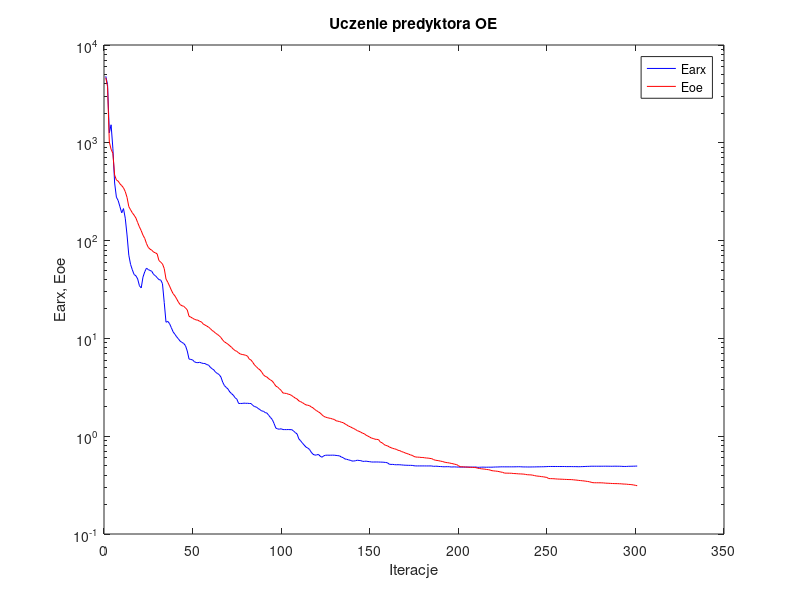
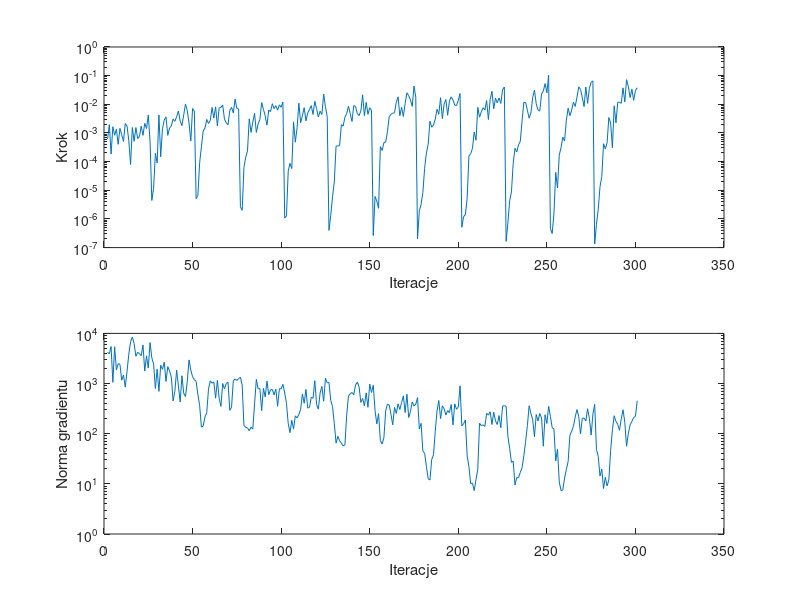

MATLAB code to generate these figures, in order:
%uczenie predyktora oe
clear all;
n=0; farx(n+1)=4.787168e+003; foe(n+1)=4.623986e+003; wspucz(n+1)=0.000000e+000; ng(n+1)=0.000000e+000;
%odnowa zmiennej metryki
n=1; farx(n+1)=3.948947e+003; foe(n+1)=3.751051e+003; krok(n+1)=6.130864e-004; ng(n+1)=4.209807e+003;
n=2; farx(n+1)=1.263560e+003; foe(n+1)=1.018052e+003; krok(n+1)=1.956257e-003; ng(n+1)=3.923367e+003;
n=3; farx(n+1)=1.528793e+003; foe(n+1)=8.594165e+002; krok(n+1)=1.848518e-004; ng(n+1)=5.475969e+003;
n=4; farx(n+1)=8.801839e+002; foe(n+1)=7.805429e+002; krok(n+1)=1.651654e-003; ng(n+1)=1.056757e+003;
n=5; farx(n+1)=3.879613e+002; foe(n+1)=4.683499e+002; krok(n+1)=8.336543e-004; ng(n+1)=5.417887e+003;
n=6; farx(n+1)=2.779966e+002; foe(n+1)=4.163839e+002; krok(n+1)=1.338974e-003; ng(n+1)=1.859753e+003;
n=7; farx(n+1)=2.567500e+002; foe(n+1)=4.053973e+002; krok(n+1)=4.017841e-004; ng(n+1)=2.495689e+003;
n=8; farx(n+1)=2.218521e+002; foe(n+1)=3.809577e+002; krok(n+1)=1.457199e-003; ng(n+1)=2.419482e+003;
n=9; farx(n+1)=1.922803e+002; foe(n+1)=3.645767e+002; krok(n+1)=8.687921e-004; ng(n+1)=1.168141e+003;
n=10; farx(n+1)=2.124625e+002; foe(n+1)=3.465131e+002; krok(n+1)=5.053235e-004; ng(n+1)=1.476867e+003;
n=11; farx(n+1)=1.694558e+002; foe(n+1)=3.171198e+002; krok(n+1)=2.141103e-003; ng(n+1)=8.492298e+002;
n=12; farx(n+1)=1.141713e+002; foe(n+1)=2.768657e+002; krok(n+1)=1.757317e-003; ng(n+1)=1.748859e+003;
n=13; farx(n+1)=7.094965e+001; foe(n+1)=2.225561e+002; krok(n+1)=5.302150e-004; ng(n+1)=3.851084e+003;
n=14; farx(n+1)=5.707611e+001; foe(n+1)=2.065099e+002; krok(n+1)=7.961977e-005; ng(n+1)=6.821335e+003;
n=15; farx(n+1)=5.025585e+001; foe(n+1)=1.922956e+002; krok(n+1)=1.548092e-003; ng(n+1)=8.421256e+003;
n=16; farx(n+1)=4.497671e+001; foe(n+1)=1.819087e+002; krok(n+1)=5.113081e-004; ng(n+1)=6.275313e+003;
n=17; farx(n+1)=4.371785e+001; foe(n+1)=1.703233e+002; krok(n+1)=1.548346e-003; ng(n+1)=3.492959e+003;
n=18; farx(n+1)=4.056885e+001; foe(n+1)=1.529478e+002; krok(n+1)=6.410357e-004; ng(n+1)=4.201902e+003;
n=19; farx(n+1)=3.454497e+001; foe(n+1)=1.381062e+002; krok(n+1)=7.499704e-004; ng(n+1)=3.945934e+003;
n=20; farx(n+1)=3.280048e+001; foe(n+1)=1.265058e+002; krok(n+1)=1.736904e-003; ng(n+1)=3.595692e+003;
n=21; farx(n+1)=4.232275e+001; foe(n+1)=1.136297e+002; krok(n+1)=8.258271e-004; ng(n+1)=5.892852e+003;
n=22; farx(n+1)=4.799873e+001; foe(n+1)=1.052626e+002; krok(n+1)=2.162140e-003; ng(n+1)=1.774710e+003;
n=23; farx(n+1)=5.233662e+001; foe(n+1)=9.313561e+001; krok(n+1)=1.427772e-003; ng(n+1)=3.560017e+003;
n=24; farx(n+1)=5.051871e+001; foe(n+1)=8.519472e+001; krok(n+1)=4.210497e-003; ng(n+1)=2.033704e+003;
n=25; farx(n+1)=4.954728e+001; foe(n+1)=8.169041e+001; krok(n+1)=5.047515e-004; ng(n+1)=6.587881e+003;
%odnowa zmiennej metryki
n=26; farx(n+1)=4.848007e+001; foe(n+1)=7.970800e+001; krok(n+1)=4.409283e-006; ng(n+1)=3.244520e+003;
n=27; farx(n+1)=4.504724e+001; foe(n+1)=7.625889e+001; krok(n+1)=1.180191e-005; ng(n+1)=2.450654e+003;
n=28; farx(n+1)=4.380842e+001; foe(n+1)=7.506413e+001; krok(n+1)=1.942746e-004; ng(n+1)=7.952235e+002;
n=29; farx(n+1)=4.179084e+001; foe(n+1)=7.318105e+001; krok(n+1)=9.012338e-005; ng(n+1)=1.935460e+003;
n=30; farx(n+1)=3.986851e+001; foe(n+1)=6.259681e+001; krok(n+1)=4.264608e-003; ng(n+1)=6.976439e+002;
n=31; farx(n+1)=3.958274e+001; foe(n+1)=6.019988e+001; krok(n+1)=1.480290e-004; ng(n+1)=2.320268e+003;
n=32; farx(n+1)=3.631695e+001; foe(n+1)=5.783652e+001; krok(n+1)=1.387045e-003; ng(n+1)=1.919582e+003;
n=33; farx(n+1)=2.329845e+001; foe(n+1)=5.177868e+001; krok(n+1)=2.813867e-003; ng(n+1)=2.666507e+003;
n=34; farx(n+1)=1.463615e+001; foe(n+1)=4.053639e+001; krok(n+1)=3.625910e-003; ng(n+1)=1.103458e+003;
n=35; farx(n+1)=1.493050e+001; foe(n+1)=3.750070e+001; krok(n+1)=8.259539e-004; ng(n+1)=2.172682e+003;
n=36; farx(n+1)=1.416333e+001; foe(n+1)=3.433839e+001; krok(n+1)=1.486749e-003; ng(n+1)=1.798770e+003;
n=37; farx(n+1)=1.288236e+001; foe(n+1)=3.116819e+001; krok(n+1)=1.750227e-003; ng(n+1)=1.347869e+003;
n=38; farx(n+1)=1.168979e+001; foe(n+1)=2.867110e+001; krok(n+1)=3.040595e-003; ng(n+1)=4.485602e+002;
n=39; farx(n+1)=1.102646e+001; foe(n+1)=2.725325e+001; krok(n+1)=2.547833e-003; ng(n+1)=7.007248e+002;
n=40; farx(n+1)=1.039306e+001; foe(n+1)=2.539226e+001; krok(n+1)=3.660956e-003; ng(n+1)=1.851959e+003;
n=41; farx(n+1)=9.894366e+000; foe(n+1)=2.348817e+001; krok(n+1)=5.852382e-003; ng(n+1)=9.008069e+002;
n=42; farx(n+1)=9.362949e+000; foe(n+1)=2.214960e+001; krok(n+1)=2.586254e-003; ng(n+1)=4.301979e+002;
n=43; farx(n+1)=9.108994e+000; foe(n+1)=2.158789e+001; krok(n+1)=1.810600e-003; ng(n+1)=1.429032e+003;
n=44; farx(n+1)=8.871542e+000; foe(n+1)=2.128332e+001; krok(n+1)=4.290347e-003; ng(n+1)=6.387677e+002;
n=45; farx(n+1)=8.428294e+000; foe(n+1)=2.049214e+001; krok(n+1)=1.012183e-002; ng(n+1)=5.520160e+002;
n=46; farx(n+1)=7.430572e+000; foe(n+1)=1.954476e+001; krok(n+1)=5.999763e-003; ng(n+1)=1.085865e+003;
n=47; farx(n+1)=6.158080e+000; foe(n+1)=1.681732e+001; krok(n+1)=2.232051e-003; ng(n+1)=2.959334e+003;
n=48; farx(n+1)=6.091350e+000; foe(n+1)=1.649860e+001; krok(n+1)=5.216764e-004; ng(n+1)=1.846478e+003;
n=49; farx(n+1)=6.033305e+000; foe(n+1)=1.608206e+001; krok(n+1)=7.100804e-003; ng(n+1)=1.371769e+003;
n=50; farx(n+1)=5.779439e+000; foe(n+1)=1.570613e+001; krok(n+1)=5.801633e-003; ng(n+1)=1.187871e+003;
%odnowa zmiennej metryki
n=51; farx(n+1)=5.669264e+000; foe(n+1)=1.544752e+001; krok(n+1)=5.112452e-006; ng(n+1)=1.110837e+003;
n=52; farx(n+1)=5.646098e+000; foe(n+1)=1.535784e+001; krok(n+1)=6.646278e-006; ng(n+1)=6.034893e+002;
n=53; farx(n+1)=5.702291e+000; foe(n+1)=1.494107e+001; krok(n+1)=9.323759e-005; ng(n+1)=3.623414e+002;
n=54; farx(n+1)=5.608364e+000; foe(n+1)=1.475872e+001; krok(n+1)=3.293253e-004; ng(n+1)=1.349208e+002;
n=55; farx(n+1)=5.545260e+000; foe(n+1)=1.404036e+001; krok(n+1)=1.185775e-003; ng(n+1)=1.424158e+002;
n=56; farx(n+1)=5.537142e+000; foe(n+1)=1.370251e+001; krok(n+1)=1.463096e-003; ng(n+1)=2.158312e+002;
n=57; farx(n+1)=5.394525e+000; foe(n+1)=1.337096e+001; krok(n+1)=2.953444e-003; ng(n+1)=2.618990e+002;
n=58; farx(n+1)=5.341878e+000; foe(n+1)=1.304209e+001; krok(n+1)=2.145173e-003; ng(n+1)=7.845112e+002;
n=59; farx(n+1)=5.072243e+000; foe(n+1)=1.261030e+001; krok(n+1)=2.742688e-003; ng(n+1)=1.129364e+003;
n=60; farx(n+1)=4.898659e+000; foe(n+1)=1.206906e+001; krok(n+1)=7.777929e-003; ng(n+1)=1.017052e+003;
n=61; farx(n+1)=4.764371e+000; foe(n+1)=1.174519e+001; krok(n+1)=3.303309e-003; ng(n+1)=1.075527e+003;
n=62; farx(n+1)=4.503331e+000; foe(n+1)=1.128803e+001; krok(n+1)=8.130648e-003; ng(n+1)=5.112547e+002;
n=63; farx(n+1)=4.381985e+000; foe(n+1)=1.099748e+001; krok(n+1)=1.772228e-003; ng(n+1)=1.157764e+003;
n=64; farx(n+1)=4.267834e+000; foe(n+1)=1.064365e+001; krok(n+1)=7.366454e-003; ng(n+1)=5.073086e+002;
n=65; farx(n+1)=4.027217e+000; foe(n+1)=1.021025e+001; krok(n+1)=7.860345e-003; ng(n+1)=3.503288e+002;
n=66; farx(n+1)=3.570767e+000; foe(n+1)=9.621964e+000; krok(n+1)=9.424758e-003; ng(n+1)=1.001585e+003;
n=67; farx(n+1)=3.288539e+000; foe(n+1)=9.210978e+000; krok(n+1)=3.040595e-003; ng(n+1)=7.818672e+002;
n=68; farx(n+1)=3.152978e+000; foe(n+1)=8.983668e+000; krok(n+1)=2.241713e-003; ng(n+1)=1.002812e+003;
n=69; farx(n+1)=3.032858e+000; foe(n+1)=8.711315e+000; krok(n+1)=1.934772e-003; ng(n+1)=1.063482e+003;
n=70; farx(n+1)=2.837071e+000; foe(n+1)=8.410242e+000; krok(n+1)=6.130766e-003; ng(n+1)=2.926345e+002;
n=71; farx(n+1)=2.725103e+000; foe(n+1)=8.112106e+000; krok(n+1)=7.805422e-003; ng(n+1)=3.376453e+002;
n=72; farx(n+1)=2.625750e+000; foe(n+1)=7.762673e+000; krok(n+1)=5.003630e-003; ng(n+1)=1.136336e+003;
n=73; farx(n+1)=2.474732e+000; foe(n+1)=7.513912e+000; krok(n+1)=1.511671e-002; ng(n+1)=1.235369e+003;
n=74; farx(n+1)=2.390303e+000; foe(n+1)=7.367268e+000; krok(n+1)=7.251821e-003; ng(n+1)=1.152331e+003;
n=75; farx(n+1)=2.160470e+000; foe(n+1)=7.112060e+000; krok(n+1)=6.854056e-003; ng(n+1)=1.254259e+003;
%odnowa zmiennej metryki
n=76; farx(n+1)=2.163122e+000; foe(n+1)=6.921331e+000; krok(n+1)=2.664616e-006; ng(n+1)=1.330907e+003;
n=77; farx(n+1)=2.161660e+000; foe(n+1)=6.850201e+000; krok(n+1)=2.005215e-006; ng(n+1)=9.338296e+002;
n=78; farx(n+1)=2.179009e+000; foe(n+1)=6.795641e+000; krok(n+1)=6.334606e-005; ng(n+1)=1.466625e+002;
n=79; farx(n+1)=2.168563e+000; foe(n+1)=6.719763e+000; krok(n+1)=1.421330e-004; ng(n+1)=1.341042e+002;
n=80; farx(n+1)=2.171553e+000; foe(n+1)=6.592165e+000; krok(n+1)=2.370460e-004; ng(n+1)=1.299361e+002;
n=81; farx(n+1)=2.161519e+000; foe(n+1)=6.150756e+000; krok(n+1)=3.111744e-003; ng(n+1)=1.149620e+002;
n=82; farx(n+1)=2.158386e+000; foe(n+1)=6.005080e+000; krok(n+1)=1.045039e-003; ng(n+1)=1.344934e+002;
n=83; farx(n+1)=2.063900e+000; foe(n+1)=5.686596e+000; krok(n+1)=2.373838e-003; ng(n+1)=1.238600e+002;
n=84; farx(n+1)=2.007585e+000; foe(n+1)=5.337957e+000; krok(n+1)=4.841655e-003; ng(n+1)=3.949913e+002;
n=85; farx(n+1)=1.985863e+000; foe(n+1)=5.140871e+000; krok(n+1)=1.043660e-003; ng(n+1)=1.209330e+003;
n=86; farx(n+1)=1.922935e+000; foe(n+1)=4.917462e+000; krok(n+1)=2.063028e-003; ng(n+1)=7.874021e+002;
n=87; farx(n+1)=1.870197e+000; foe(n+1)=4.774015e+000; krok(n+1)=2.953444e-003; ng(n+1)=7.933009e+002;
n=88; farx(n+1)=1.814513e+000; foe(n+1)=4.530812e+000; krok(n+1)=1.153579e-002; ng(n+1)=2.880339e+002;
n=89; farx(n+1)=1.798534e+000; foe(n+1)=4.247393e+000; krok(n+1)=6.669234e-003; ng(n+1)=8.032642e+002;
n=90; farx(n+1)=1.744326e+000; foe(n+1)=4.093407e+000; krok(n+1)=3.941672e-003; ng(n+1)=5.427306e+002;
n=91; farx(n+1)=1.722401e+000; foe(n+1)=4.022115e+000; krok(n+1)=1.870456e-003; ng(n+1)=1.116057e+003;
n=92; farx(n+1)=1.633646e+000; foe(n+1)=3.862990e+000; krok(n+1)=6.319511e-003; ng(n+1)=6.009229e+002;
n=93; farx(n+1)=1.552262e+000; foe(n+1)=3.757805e+000; krok(n+1)=5.548179e-003; ng(n+1)=7.457236e+002;
n=94; farx(n+1)=1.480049e+000; foe(n+1)=3.660683e+000; krok(n+1)=1.048329e-002; ng(n+1)=7.631024e+002;
n=95; farx(n+1)=1.348175e+000; foe(n+1)=3.461986e+000; krok(n+1)=7.088910e-003; ng(n+1)=5.959629e+002;
n=96; farx(n+1)=1.210121e+000; foe(n+1)=3.252396e+000; krok(n+1)=8.956895e-003; ng(n+1)=7.728267e+002;
n=97; farx(n+1)=1.188263e+000; foe(n+1)=3.181145e+000; krok(n+1)=6.255325e-003; ng(n+1)=3.525536e+002;
n=98; farx(n+1)=1.178665e+000; foe(n+1)=3.055803e+000; krok(n+1)=9.584210e-003; ng(n+1)=7.889399e+002;
n=99; farx(n+1)=1.191901e+000; foe(n+1)=2.939422e+000; krok(n+1)=7.883344e-003; ng(n+1)=7.812691e+002;
n=100; farx(n+1)=1.168642e+000; foe(n+1)=2.768226e+000; krok(n+1)=1.199493e-002; ng(n+1)=9.628091e+002;
%odnowa zmiennej metryki
n=101; farx(n+1)=1.168821e+000; foe(n+1)=2.747849e+000; krok(n+1)=1.068253e-006; ng(n+1)=6.480699e+002;
n=102; farx(n+1)=1.167936e+000; foe(n+1)=2.736502e+000; krok(n+1)=1.285434e-006; ng(n+1)=4.036903e+002;
n=103; farx(n+1)=1.169830e+000; foe(n+1)=2.691497e+000; krok(n+1)=4.765565e-005; ng(n+1)=1.580801e+002;
n=104; farx(n+1)=1.166869e+000; foe(n+1)=2.664630e+000; krok(n+1)=8.669030e-005; ng(n+1)=1.048395e+002;
n=105; farx(n+1)=1.167134e+000; foe(n+1)=2.599857e+000; krok(n+1)=5.720244e-005; ng(n+1)=1.849815e+002;
n=106; farx(n+1)=1.129545e+000; foe(n+1)=2.524918e+000; krok(n+1)=2.438216e-003; ng(n+1)=1.234988e+002;
n=107; farx(n+1)=1.088905e+000; foe(n+1)=2.450277e+000; krok(n+1)=4.770094e-004; ng(n+1)=2.271592e+002;
n=108; farx(n+1)=1.053404e+000; foe(n+1)=2.400126e+000; krok(n+1)=1.513410e-003; ng(n+1)=2.070093e+002;
n=109; farx(n+1)=9.380271e-001; foe(n+1)=2.295676e+000; krok(n+1)=1.097075e-002; ng(n+1)=2.414683e+002;
n=110; farx(n+1)=8.976667e-001; foe(n+1)=2.253614e+000; krok(n+1)=2.275225e-003; ng(n+1)=3.043732e+002;
n=111; farx(n+1)=8.505833e-001; foe(n+1)=2.204830e+000; krok(n+1)=4.011567e-003; ng(n+1)=6.197686e+002;
n=112; farx(n+1)=8.122425e-001; foe(n+1)=2.145227e+000; krok(n+1)=7.591652e-003; ng(n+1)=4.044319e+002;
n=113; farx(n+1)=7.745563e-001; foe(n+1)=2.090810e+000; krok(n+1)=2.651602e-003; ng(n+1)=7.654821e+002;
n=114; farx(n+1)=7.566028e-001; foe(n+1)=2.073140e+000; krok(n+1)=4.969883e-003; ng(n+1)=3.244281e+002;
n=115; farx(n+1)=7.322558e-001; foe(n+1)=2.053161e+000; krok(n+1)=6.607631e-003; ng(n+1)=3.359925e+002;
n=116; farx(n+1)=6.851689e-001; foe(n+1)=1.991811e+000; krok(n+1)=9.005086e-003; ng(n+1)=5.337115e+002;
n=117; farx(n+1)=6.534904e-001; foe(n+1)=1.949452e+000; krok(n+1)=4.445667e-003; ng(n+1)=5.088995e+002;
n=118; farx(n+1)=6.406304e-001; foe(n+1)=1.873425e+000; krok(n+1)=1.269968e-002; ng(n+1)=1.143464e+003;
n=119; farx(n+1)=6.428103e-001; foe(n+1)=1.824702e+000; krok(n+1)=7.032104e-003; ng(n+1)=3.839248e+002;
n=120; farx(n+1)=6.522917e-001; foe(n+1)=1.774769e+000; krok(n+1)=3.625910e-003; ng(n+1)=3.081391e+002;
n=121; farx(n+1)=6.257896e-001; foe(n+1)=1.729434e+000; krok(n+1)=5.767896e-003; ng(n+1)=6.520688e+002;
n=122; farx(n+1)=6.090845e-001; foe(n+1)=1.659100e+000; krok(n+1)=4.403244e-003; ng(n+1)=8.757856e+002;
n=123; farx(n+1)=6.295140e-001; foe(n+1)=1.598247e+000; krok(n+1)=2.272397e-002; ng(n+1)=4.441556e+002;
n=124; farx(n+1)=6.384114e-001; foe(n+1)=1.568210e+000; krok(n+1)=8.204311e-003; ng(n+1)=1.276602e+003;
n=125; farx(n+1)=6.398670e-001; foe(n+1)=1.549376e+000; krok(n+1)=3.722051e-003; ng(n+1)=1.033728e+003;
%odnowa zmiennej metryki
n=126; farx(n+1)=6.392744e-001; foe(n+1)=1.531229e+000; krok(n+1)=3.982482e-007; ng(n+1)=1.046939e+003;
n=127; farx(n+1)=6.393729e-001; foe(n+1)=1.520341e+000; krok(n+1)=1.336511e-006; ng(n+1)=4.614100e+002;
n=128; farx(n+1)=6.400765e-001; foe(n+1)=1.498270e+000; krok(n+1)=5.921156e-006; ng(n+1)=3.477162e+002;
n=129; farx(n+1)=6.392414e-001; foe(n+1)=1.484203e+000; krok(n+1)=1.953303e-005; ng(n+1)=1.609298e+002;
n=130; farx(n+1)=6.360662e-001; foe(n+1)=1.438690e+000; krok(n+1)=3.473499e-004; ng(n+1)=6.472473e+001;
n=131; farx(n+1)=6.327280e-001; foe(n+1)=1.424147e+000; krok(n+1)=3.534374e-004; ng(n+1)=8.888556e+001;
n=132; farx(n+1)=6.290458e-001; foe(n+1)=1.412516e+000; krok(n+1)=3.604935e-004; ng(n+1)=7.228550e+001;
n=133; farx(n+1)=6.120804e-001; foe(n+1)=1.388324e+000; krok(n+1)=1.950271e-003; ng(n+1)=6.449675e+001;
n=134; farx(n+1)=6.037295e-001; foe(n+1)=1.375661e+000; krok(n+1)=1.737807e-003; ng(n+1)=5.701051e+001;
n=135; farx(n+1)=5.847614e-001; foe(n+1)=1.337861e+000; krok(n+1)=3.552551e-003; ng(n+1)=6.005533e+001;
n=136; farx(n+1)=5.810531e-001; foe(n+1)=1.307108e+000; krok(n+1)=4.753051e-003; ng(n+1)=2.377646e+002;
n=137; farx(n+1)=5.730960e-001; foe(n+1)=1.269560e+000; krok(n+1)=8.516524e-003; ng(n+1)=5.682831e+002;
n=138; farx(n+1)=5.672538e-001; foe(n+1)=1.249470e+000; krok(n+1)=4.733030e-003; ng(n+1)=6.253775e+002;
n=139; farx(n+1)=5.574734e-001; foe(n+1)=1.221092e+000; krok(n+1)=2.519327e-003; ng(n+1)=6.643958e+002;
n=140; farx(n+1)=5.577172e-001; foe(n+1)=1.196942e+000; krok(n+1)=9.016309e-003; ng(n+1)=5.967678e+002;
n=141; farx(n+1)=5.613550e-001; foe(n+1)=1.170236e+000; krok(n+1)=8.360316e-003; ng(n+1)=9.367310e+002;
n=142; farx(n+1)=5.682036e-001; foe(n+1)=1.139397e+000; krok(n+1)=4.736926e-003; ng(n+1)=1.064534e+003;
n=143; farx(n+1)=5.646184e-001; foe(n+1)=1.121473e+000; krok(n+1)=4.042588e-003; ng(n+1)=8.533756e+002;
n=144; farx(n+1)=5.624251e-001; foe(n+1)=1.097958e+000; krok(n+1)=5.819038e-003; ng(n+1)=4.207556e+002;
n=145; farx(n+1)=5.532773e-001; foe(n+1)=1.072424e+000; krok(n+1)=2.142359e-002; ng(n+1)=5.043447e+002;
n=146; farx(n+1)=5.532538e-001; foe(n+1)=1.058603e+000; krok(n+1)=4.008930e-003; ng(n+1)=3.593614e+002;
n=147; farx(n+1)=5.559448e-001; foe(n+1)=1.021838e+000; krok(n+1)=1.168746e-002; ng(n+1)=6.521889e+002;
n=148; farx(n+1)=5.511494e-001; foe(n+1)=1.002339e+000; krok(n+1)=4.464102e-003; ng(n+1)=3.360628e+002;
n=149; farx(n+1)=5.492248e-001; foe(n+1)=9.790202e-001; krok(n+1)=7.566741e-003; ng(n+1)=9.728486e+002;
n=150; farx(n+1)=5.448689e-001; foe(n+1)=9.564739e-001; krok(n+1)=6.100588e-003; ng(n+1)=6.629693e+002;
%odnowa zmiennej metryki
n=151; farx(n+1)=5.445711e-001; foe(n+1)=9.477141e-001; krok(n+1)=2.639331e-007; ng(n+1)=9.265571e+002;
n=152; farx(n+1)=5.450398e-001; foe(n+1)=9.312278e-001; krok(n+1)=6.089131e-006; ng(n+1)=2.901938e+002;
n=153; farx(n+1)=5.449732e-001; foe(n+1)=9.281473e-001; krok(n+1)=4.189792e-006; ng(n+1)=1.570752e+002;
n=154; farx(n+1)=5.446346e-001; foe(n+1)=9.223119e-001; krok(n+1)=2.358257e-006; ng(n+1)=2.512064e+002;
n=155; farx(n+1)=5.434366e-001; foe(n+1)=8.707094e-001; krok(n+1)=3.323859e-004; ng(n+1)=7.250229e+001;
n=156; farx(n+1)=5.430458e-001; foe(n+1)=8.563433e-001; krok(n+1)=2.463545e-004; ng(n+1)=6.232249e+001;
n=157; farx(n+1)=5.413006e-001; foe(n+1)=8.251492e-001; krok(n+1)=4.604034e-004; ng(n+1)=8.307636e+001;
n=158; farx(n+1)=5.387159e-001; foe(n+1)=8.046536e-001; krok(n+1)=4.838020e-004; ng(n+1)=2.821239e+002;
n=159; farx(n+1)=5.352083e-001; foe(n+1)=7.982421e-001; krok(n+1)=1.093065e-003; ng(n+1)=3.892058e+002;
n=160; farx(n+1)=5.174202e-001; foe(n+1)=7.776861e-001; krok(n+1)=3.692938e-003; ng(n+1)=3.743145e+002;
n=161; farx(n+1)=5.144637e-001; foe(n+1)=7.635593e-001; krok(n+1)=4.464102e-003; ng(n+1)=2.426740e+002;
n=162; farx(n+1)=5.152034e-001; foe(n+1)=7.504556e-001; krok(n+1)=4.862884e-003; ng(n+1)=1.501778e+002;
n=163; farx(n+1)=5.118036e-001; foe(n+1)=7.427558e-001; krok(n+1)=5.137451e-003; ng(n+1)=3.337720e+002;
n=164; farx(n+1)=5.104212e-001; foe(n+1)=7.339653e-001; krok(n+1)=1.165911e-002; ng(n+1)=2.532384e+002;
n=165; farx(n+1)=5.113233e-001; foe(n+1)=7.177105e-001; krok(n+1)=1.820180e-002; ng(n+1)=3.941393e+002;
n=166; farx(n+1)=5.104795e-001; foe(n+1)=7.116784e-001; krok(n+1)=3.990929e-003; ng(n+1)=3.043537e+002;
n=167; farx(n+1)=5.085508e-001; foe(n+1)=6.957289e-001; krok(n+1)=7.835038e-003; ng(n+1)=4.188968e+002;
n=168; farx(n+1)=5.066807e-001; foe(n+1)=6.872575e-001; krok(n+1)=3.763634e-003; ng(n+1)=5.671650e+002;
n=169; farx(n+1)=5.050770e-001; foe(n+1)=6.745482e-001; krok(n+1)=1.071441e-002; ng(n+1)=2.639506e+002;
n=170; farx(n+1)=5.044794e-001; foe(n+1)=6.646617e-001; krok(n+1)=2.521242e-002; ng(n+1)=6.110888e+002;
n=171; farx(n+1)=5.035143e-001; foe(n+1)=6.553934e-001; krok(n+1)=2.008899e-002; ng(n+1)=2.100944e+002;
n=172; farx(n+1)=5.035123e-001; foe(n+1)=6.435995e-001; krok(n+1)=1.423591e-002; ng(n+1)=2.752638e+002;
n=173; farx(n+1)=5.025809e-001; foe(n+1)=6.368943e-001; krok(n+1)=8.468065e-003; ng(n+1)=4.304508e+002;
n=174; farx(n+1)=4.987606e-001; foe(n+1)=6.202122e-001; krok(n+1)=4.346837e-002; ng(n+1)=3.559209e+002;
n=175; farx(n+1)=4.967568e-001; foe(n+1)=6.126795e-001; krok(n+1)=1.778267e-002; ng(n+1)=3.889696e+002;
%odnowa zmiennej metryki
n=176; farx(n+1)=4.967814e-001; foe(n+1)=6.106150e-001; krok(n+1)=2.032886e-007; ng(n+1)=5.245221e+002;
n=177; farx(n+1)=4.967851e-001; foe(n+1)=6.096985e-001; krok(n+1)=1.948696e-006; ng(n+1)=1.238286e+002;
n=178; farx(n+1)=4.968273e-001; foe(n+1)=6.063275e-001; krok(n+1)=3.199889e-006; ng(n+1)=1.607332e+002;
n=179; farx(n+1)=4.967748e-001; foe(n+1)=6.058158e-001; krok(n+1)=8.333245e-006; ng(n+1)=4.486609e+001;
n=180; farx(n+1)=4.967322e-001; foe(n+1)=6.017472e-001; krok(n+1)=5.873010e-005; ng(n+1)=4.060876e+001;
n=181; farx(n+1)=4.964678e-001; foe(n+1)=5.984690e-001; krok(n+1)=2.015675e-004; ng(n+1)=2.233563e+001;
n=182; farx(n+1)=4.964619e-001; foe(n+1)=5.970529e-001; krok(n+1)=4.029366e-004; ng(n+1)=1.266903e+001;
n=183; farx(n+1)=4.967412e-001; foe(n+1)=5.925619e-001; krok(n+1)=2.564143e-003; ng(n+1)=1.192880e+001;
n=184; farx(n+1)=4.960935e-001; foe(n+1)=5.897195e-001; krok(n+1)=1.587460e-003; ng(n+1)=3.074099e+001;
n=185; farx(n+1)=4.920060e-001; foe(n+1)=5.767454e-001; krok(n+1)=1.876490e-003; ng(n+1)=3.794979e+001;
n=186; farx(n+1)=4.930320e-001; foe(n+1)=5.686115e-001; krok(n+1)=3.056641e-003; ng(n+1)=1.117452e+002;
n=187; farx(n+1)=4.932665e-001; foe(n+1)=5.649740e-001; krok(n+1)=6.700076e-003; ng(n+1)=2.832678e+002;
n=188; farx(n+1)=4.902816e-001; foe(n+1)=5.612099e-001; krok(n+1)=4.522618e-003; ng(n+1)=4.582575e+002;
n=189; farx(n+1)=4.895534e-001; foe(n+1)=5.557407e-001; krok(n+1)=1.706649e-002; ng(n+1)=2.000769e+002;
n=190; farx(n+1)=4.881835e-001; foe(n+1)=5.517726e-001; krok(n+1)=3.176507e-003; ng(n+1)=3.589322e+002;
n=191; farx(n+1)=4.866354e-001; foe(n+1)=5.443402e-001; krok(n+1)=1.021537e-002; ng(n+1)=3.146498e+002;
n=192; farx(n+1)=4.877427e-001; foe(n+1)=5.387675e-001; krok(n+1)=1.464382e-002; ng(n+1)=2.357248e+002;
n=193; farx(n+1)=4.876926e-001; foe(n+1)=5.359066e-001; krok(n+1)=4.161987e-003; ng(n+1)=2.885457e+002;
n=194; farx(n+1)=4.876227e-001; foe(n+1)=5.324251e-001; krok(n+1)=1.314565e-002; ng(n+1)=2.640096e+002;
n=195; farx(n+1)=4.842042e-001; foe(n+1)=5.269933e-001; krok(n+1)=1.825682e-002; ng(n+1)=3.822794e+002;
n=196; farx(n+1)=4.852116e-001; foe(n+1)=5.230410e-001; krok(n+1)=1.417782e-002; ng(n+1)=1.502297e+002;
n=197; farx(n+1)=4.857188e-001; foe(n+1)=5.164994e-001; krok(n+1)=9.328627e-003; ng(n+1)=3.935529e+002;
n=198; farx(n+1)=4.839882e-001; foe(n+1)=5.130545e-001; krok(n+1)=9.078303e-003; ng(n+1)=3.074908e+002;
n=199; farx(n+1)=4.836168e-001; foe(n+1)=5.013621e-001; krok(n+1)=1.360047e-002; ng(n+1)=3.390876e+002;
n=200; farx(n+1)=4.833470e-001; foe(n+1)=4.872693e-001; krok(n+1)=2.378798e-002; ng(n+1)=9.015948e+002;
%odnowa zmiennej metryki
n=201; farx(n+1)=4.833406e-001; foe(n+1)=4.869116e-001; krok(n+1)=5.114073e-007; ng(n+1)=1.433900e+002;
n=202; farx(n+1)=4.833856e-001; foe(n+1)=4.857639e-001; krok(n+1)=1.207182e-006; ng(n+1)=1.582050e+002;
n=203; farx(n+1)=4.834350e-001; foe(n+1)=4.837209e-001; krok(n+1)=1.407631e-006; ng(n+1)=1.876655e+002;
n=204; farx(n+1)=4.834079e-001; foe(n+1)=4.835147e-001; krok(n+1)=5.231447e-006; ng(n+1)=3.605913e+001;
n=205; farx(n+1)=4.833356e-001; foe(n+1)=4.811393e-001; krok(n+1)=1.562643e-004; ng(n+1)=2.229048e+001;
n=206; farx(n+1)=4.832820e-001; foe(n+1)=4.806273e-001; krok(n+1)=1.891762e-004; ng(n+1)=1.010982e+001;
n=207; farx(n+1)=4.832666e-001; foe(n+1)=4.799315e-001; krok(n+1)=2.873709e-004; ng(n+1)=1.031067e+001;
n=208; farx(n+1)=4.835219e-001; foe(n+1)=4.784402e-001; krok(n+1)=1.078226e-003; ng(n+1)=7.310150e+000;
n=209; farx(n+1)=4.838007e-001; foe(n+1)=4.771599e-001; krok(n+1)=5.580806e-004; ng(n+1)=1.224845e+001;
n=210; farx(n+1)=4.800247e-001; foe(n+1)=4.703790e-001; krok(n+1)=7.833534e-003; ng(n+1)=1.957053e+001;
n=211; farx(n+1)=4.813204e-001; foe(n+1)=4.675687e-001; krok(n+1)=3.559503e-003; ng(n+1)=1.618680e+002;
n=212; farx(n+1)=4.820872e-001; foe(n+1)=4.642298e-001; krok(n+1)=5.478088e-003; ng(n+1)=1.443458e+002;
n=213; farx(n+1)=4.830173e-001; foe(n+1)=4.622928e-001; krok(n+1)=7.632150e-003; ng(n+1)=1.506396e+002;
n=214; farx(n+1)=4.819756e-001; foe(n+1)=4.603854e-001; krok(n+1)=6.293742e-003; ng(n+1)=1.396001e+002;
n=215; farx(n+1)=4.817936e-001; foe(n+1)=4.565630e-001; krok(n+1)=1.351485e-002; ng(n+1)=2.535126e+002;
n=216; farx(n+1)=4.824786e-001; foe(n+1)=4.550876e-001; krok(n+1)=2.953444e-003; ng(n+1)=2.350641e+002;
n=217; farx(n+1)=4.821274e-001; foe(n+1)=4.506120e-001; krok(n+1)=1.479856e-002; ng(n+1)=2.737150e+002;
n=218; farx(n+1)=4.823038e-001; foe(n+1)=4.442843e-001; krok(n+1)=2.835564e-002; ng(n+1)=1.527210e+002;
n=219; farx(n+1)=4.833317e-001; foe(n+1)=4.418282e-001; krok(n+1)=6.970444e-003; ng(n+1)=2.688530e+002;
n=220; farx(n+1)=4.841648e-001; foe(n+1)=4.399625e-001; krok(n+1)=1.631060e-002; ng(n+1)=1.790940e+002;
n=221; farx(n+1)=4.844801e-001; foe(n+1)=4.381251e-001; krok(n+1)=1.121665e-002; ng(n+1)=1.527325e+002;
n=222; farx(n+1)=4.851235e-001; foe(n+1)=4.346634e-001; krok(n+1)=1.660195e-002; ng(n+1)=2.306319e+002;
n=223; farx(n+1)=4.861881e-001; foe(n+1)=4.299232e-001; krok(n+1)=1.071180e-002; ng(n+1)=1.317150e+002;
n=224; farx(n+1)=4.863385e-001; foe(n+1)=4.273651e-001; krok(n+1)=3.236826e-002; ng(n+1)=3.560691e+002;
n=225; farx(n+1)=4.860754e-001; foe(n+1)=4.198679e-001; krok(n+1)=4.002904e-002; ng(n+1)=3.624077e+002;
%odnowa zmiennej metryki
n=226; farx(n+1)=4.860714e-001; foe(n+1)=4.190618e-001; krok(n+1)=1.646610e-007; ng(n+1)=3.511586e+002;
n=227; farx(n+1)=4.860699e-001; foe(n+1)=4.188723e-001; krok(n+1)=7.155290e-007; ng(n+1)=8.833687e+001;
n=228; farx(n+1)=4.860650e-001; foe(n+1)=4.183006e-001; krok(n+1)=4.273013e-006; ng(n+1)=5.136684e+001;
n=229; farx(n+1)=4.860488e-001; foe(n+1)=4.180667e-001; krok(n+1)=8.818436e-006; ng(n+1)=2.678500e+001;
n=230; farx(n+1)=4.861904e-001; foe(n+1)=4.157991e-001; krok(n+1)=8.669030e-005; ng(n+1)=2.837067e+001;
n=231; farx(n+1)=4.865038e-001; foe(n+1)=4.148265e-001; krok(n+1)=2.906185e-004; ng(n+1)=9.500559e+000;
n=232; farx(n+1)=4.868740e-001; foe(n+1)=4.137124e-001; krok(n+1)=2.171131e-004; ng(n+1)=1.330786e+001;
n=233; farx(n+1)=4.874106e-001; foe(n+1)=4.121273e-001; krok(n+1)=3.812452e-004; ng(n+1)=1.319265e+001;
n=234; farx(n+1)=4.871586e-001; foe(n+1)=4.115678e-001; krok(n+1)=5.081655e-004; ng(n+1)=1.695521e+001;
n=235; farx(n+1)=4.857670e-001; foe(n+1)=4.106961e-001; krok(n+1)=2.634602e-003; ng(n+1)=2.088467e+001;
n=236; farx(n+1)=4.849395e-001; foe(n+1)=4.094455e-001; krok(n+1)=1.170476e-002; ng(n+1)=3.639692e+001;
n=237; farx(n+1)=4.852319e-001; foe(n+1)=4.065232e-001; krok(n+1)=1.154146e-002; ng(n+1)=6.964507e+001;
n=238; farx(n+1)=4.845318e-001; foe(n+1)=4.036857e-001; krok(n+1)=6.227174e-003; ng(n+1)=1.446512e+002;
n=239; farx(n+1)=4.846000e-001; foe(n+1)=4.029665e-001; krok(n+1)=3.271540e-003; ng(n+1)=3.608890e+002;
n=240; farx(n+1)=4.846371e-001; foe(n+1)=4.020719e-001; krok(n+1)=5.000456e-003; ng(n+1)=2.506316e+002;
n=241; farx(n+1)=4.852795e-001; foe(n+1)=3.994305e-001; krok(n+1)=1.733857e-002; ng(n+1)=1.905437e+002;
n=242; farx(n+1)=4.851318e-001; foe(n+1)=3.959310e-001; krok(n+1)=3.126305e-002; ng(n+1)=8.684859e+001;
n=243; farx(n+1)=4.859531e-001; foe(n+1)=3.921161e-001; krok(n+1)=1.042882e-002; ng(n+1)=2.419384e+002;
n=244; farx(n+1)=4.862618e-001; foe(n+1)=3.904499e-001; krok(n+1)=6.371455e-003; ng(n+1)=1.797263e+002;
n=245; farx(n+1)=4.864419e-001; foe(n+1)=3.887800e-001; krok(n+1)=5.799093e-003; ng(n+1)=2.522622e+002;
n=246; farx(n+1)=4.870298e-001; foe(n+1)=3.860894e-001; krok(n+1)=2.307159e-002; ng(n+1)=2.059676e+002;
n=247; farx(n+1)=4.871202e-001; foe(n+1)=3.845339e-001; krok(n+1)=2.896961e-002; ng(n+1)=5.630114e+001;
n=248; farx(n+1)=4.881277e-001; foe(n+1)=3.815334e-001; krok(n+1)=5.285294e-002; ng(n+1)=2.385733e+002;
n=249; farx(n+1)=4.889169e-001; foe(n+1)=3.788173e-001; krok(n+1)=2.501951e-002; ng(n+1)=1.593508e+002;
n=250; farx(n+1)=4.901807e-001; foe(n+1)=3.690263e-001; krok(n+1)=1.031518e-001; ng(n+1)=3.505909e+002;
%odnowa zmiennej metryki
n=251; farx(n+1)=4.901728e-001; foe(n+1)=3.682981e-001; krok(n+1)=4.565439e-007; ng(n+1)=2.216265e+002;
n=252; farx(n+1)=4.901629e-001; foe(n+1)=3.680594e-001; krok(n+1)=3.110147e-007; ng(n+1)=1.323008e+002;
n=253; farx(n+1)=4.901340e-001; foe(n+1)=3.672312e-001; krok(n+1)=1.536885e-006; ng(n+1)=1.244812e+002;
n=254; farx(n+1)=4.900763e-001; foe(n+1)=3.658770e-001; krok(n+1)=4.229784e-005; ng(n+1)=2.872653e+001;
n=255; farx(n+1)=4.899650e-001; foe(n+1)=3.647333e-001; krok(n+1)=1.197415e-005; ng(n+1)=4.890264e+001;
n=256; farx(n+1)=4.899349e-001; foe(n+1)=3.640498e-001; krok(n+1)=1.697983e-004; ng(n+1)=1.095913e+001;
n=257; farx(n+1)=4.898410e-001; foe(n+1)=3.635640e-001; krok(n+1)=3.057861e-004; ng(n+1)=7.335782e+000;
n=258; farx(n+1)=4.898089e-001; foe(n+1)=3.628458e-001; krok(n+1)=7.068748e-004; ng(n+1)=7.605633e+000;
n=259; farx(n+1)=4.898860e-001; foe(n+1)=3.619427e-001; krok(n+1)=5.251366e-004; ng(n+1)=1.302604e+001;
n=260; farx(n+1)=4.890090e-001; foe(n+1)=3.613788e-001; krok(n+1)=2.774090e-003; ng(n+1)=1.925456e+001;
n=261; farx(n+1)=4.889791e-001; foe(n+1)=3.605647e-001; krok(n+1)=7.251821e-003; ng(n+1)=2.782916e+001;
n=262; farx(n+1)=4.892379e-001; foe(n+1)=3.603079e-001; krok(n+1)=3.995494e-003; ng(n+1)=9.289862e+001;
n=263; farx(n+1)=4.890685e-001; foe(n+1)=3.597450e-001; krok(n+1)=6.256921e-003; ng(n+1)=1.123754e+002;
n=264; farx(n+1)=4.884889e-001; foe(n+1)=3.583273e-001; krok(n+1)=1.183052e-002; ng(n+1)=1.406405e+002;
n=265; farx(n+1)=4.888023e-001; foe(n+1)=3.566724e-001; krok(n+1)=8.415807e-003; ng(n+1)=2.153431e+002;
n=266; farx(n+1)=4.881052e-001; foe(n+1)=3.553537e-001; krok(n+1)=1.750226e-002; ng(n+1)=3.020694e+002;
n=267; farx(n+1)=4.876145e-001; foe(n+1)=3.531864e-001; krok(n+1)=4.077788e-002; ng(n+1)=2.183684e+002;
n=268; farx(n+1)=4.881632e-001; foe(n+1)=3.518755e-001; krok(n+1)=3.322968e-002; ng(n+1)=9.899846e+001;
n=269; farx(n+1)=4.888876e-001; foe(n+1)=3.501904e-001; krok(n+1)=1.734425e-002; ng(n+1)=2.031073e+002;
n=270; farx(n+1)=4.896682e-001; foe(n+1)=3.488792e-001; krok(n+1)=8.368557e-003; ng(n+1)=2.040251e+002;
n=271; farx(n+1)=4.907492e-001; foe(n+1)=3.466321e-001; krok(n+1)=4.017797e-002; ng(n+1)=1.797899e+002;
n=272; farx(n+1)=4.915282e-001; foe(n+1)=3.444621e-001; krok(n+1)=1.082825e-002; ng(n+1)=3.148911e+002;
n=273; farx(n+1)=4.918636e-001; foe(n+1)=3.423180e-001; krok(n+1)=3.579522e-002; ng(n+1)=2.007127e+002;
n=274; farx(n+1)=4.934060e-001; foe(n+1)=3.380952e-001; krok(n+1)=5.857529e-002; ng(n+1)=9.371750e+001;
n=275; farx(n+1)=4.931991e-001; foe(n+1)=3.349249e-001; krok(n+1)=6.561970e-002; ng(n+1)=2.487540e+002;
%odnowa zmiennej metryki
n=276; farx(n+1)=4.931922e-001; foe(n+1)=3.341953e-001; krok(n+1)=1.334308e-007; ng(n+1)=3.831155e+002;
n=277; farx(n+1)=4.931914e-001; foe(n+1)=3.341459e-001; krok(n+1)=6.502360e-007; ng(n+1)=4.828957e+001;
n=278; farx(n+1)=4.931941e-001; foe(n+1)=3.340447e-001; krok(n+1)=2.117218e-006; ng(n+1)=3.530443e+001;
n=279; farx(n+1)=4.931972e-001; foe(n+1)=3.339485e-001; krok(n+1)=1.331856e-005; ng(n+1)=1.428337e+001;
n=280; farx(n+1)=4.932623e-001; foe(n+1)=3.335520e-001; krok(n+1)=2.995233e-005; ng(n+1)=1.972385e+001;
n=281; farx(n+1)=4.933291e-001; foe(n+1)=3.327994e-001; krok(n+1)=4.220039e-004; ng(n+1)=8.057720e+000;
n=282; farx(n+1)=4.935801e-001; foe(n+1)=3.313208e-001; krok(n+1)=2.781068e-004; ng(n+1)=1.354145e+001;
n=283; farx(n+1)=4.934385e-001; foe(n+1)=3.306161e-001; krok(n+1)=4.526501e-004; ng(n+1)=9.109593e+000;
n=284; farx(n+1)=4.932530e-001; foe(n+1)=3.299650e-001; krok(n+1)=3.473809e-003; ng(n+1)=1.196663e+001;
n=285; farx(n+1)=4.929673e-001; foe(n+1)=3.291817e-001; krok(n+1)=2.232051e-003; ng(n+1)=4.646210e+001;
n=286; farx(n+1)=4.927688e-001; foe(n+1)=3.284190e-001; krok(n+1)=3.060583e-004; ng(n+1)=1.193057e+002;
n=287; farx(n+1)=4.936077e-001; foe(n+1)=3.278188e-001; krok(n+1)=8.855578e-003; ng(n+1)=2.284646e+002;
n=288; farx(n+1)=4.934340e-001; foe(n+1)=3.275691e-001; krok(n+1)=2.247173e-003; ng(n+1)=1.756528e+002;
n=289; farx(n+1)=4.931335e-001; foe(n+1)=3.272187e-001; krok(n+1)=1.167289e-002; ng(n+1)=1.541515e+002;
n=290; farx(n+1)=4.930884e-001; foe(n+1)=3.265725e-001; krok(n+1)=1.199953e-002; ng(n+1)=1.168968e+002;
n=291; farx(n+1)=4.923453e-001; foe(n+1)=3.259698e-001; krok(n+1)=1.086709e-002; ng(n+1)=1.980553e+002;
n=292; farx(n+1)=4.909387e-001; foe(n+1)=3.244448e-001; krok(n+1)=3.743558e-002; ng(n+1)=3.005667e+002;
n=293; farx(n+1)=4.905687e-001; foe(n+1)=3.238798e-001; krok(n+1)=1.207035e-002; ng(n+1)=1.681627e+002;
n=294; farx(n+1)=4.907930e-001; foe(n+1)=3.231975e-001; krok(n+1)=7.240442e-002; ng(n+1)=5.623786e+001;
n=295; farx(n+1)=4.923973e-001; foe(n+1)=3.214378e-001; krok(n+1)=4.138946e-002; ng(n+1)=1.010648e+002;
n=296; farx(n+1)=4.926736e-001; foe(n+1)=3.208715e-001; krok(n+1)=1.725161e-002; ng(n+1)=1.500590e+002;
n=297; farx(n+1)=4.931224e-001; foe(n+1)=3.192926e-001; krok(n+1)=3.360874e-002; ng(n+1)=1.760249e+002;
n=298; farx(n+1)=4.936380e-001; foe(n+1)=3.172207e-001; krok(n+1)=1.370601e-002; ng(n+1)=2.104711e+002;
n=299; farx(n+1)=4.942542e-001; foe(n+1)=3.144461e-001; krok(n+1)=3.010260e-002; ng(n+1)=2.216894e+002;
n=300; farx(n+1)=4.953581e-001; foe(n+1)=3.116008e-001; krok(n+1)=3.800897e-002; ng(n+1)=4.539680e+002;

figure; semilogy(farx,'b'); hold on; semilogy(foe,'r'); xlabel('Iteracje'); ylabel('Earx, Eoe'); legend('Earx','Eoe'); title('Uczenie predyktora OE');
figure; subplot(2,1,1); semilogy(krok); xlabel('Iteracje'); ylabel('Krok');
subplot(2,1,2); semilogy(ng); xlabel('Iteracje'); ylabel('Norma gradientu');
Earx=farx(n+1)
Eoe=foe(n+1)
